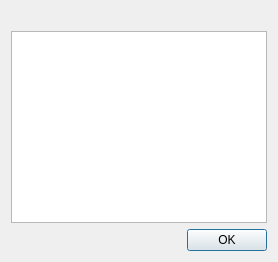
<?xml version="1.0" encoding="UTF-8"?>
<ui version="4.0">
 <class>ErrorDialogContents</class>
 <widget class="QWidget" name="ErrorDialogContents">
  <layout class="QVBoxLayout" name="verticalLayout">
   <item>
    <widget class="QLabel" name="messageLabel">
     <property name="wordWrap">
      <bool>true</bool>
     </property>
     <property name="text">
      <string/>
     </property>
    </widget>
   </item>
   <item>
    <widget class="QTextEdit" name="errorDetailsTextEdit">
     <property name="readOnly">
      <bool>true</bool>
     </property>
     <property name="font">
      <font>
       <family>Courier</family>
      </font>
     </property>
    </widget>
   </item>
   <item>
    <widget class="QDialogButtonBox" name="buttonBox">
     <property name="standardButtons">
      <set>QDialogButtonBox::Ok</set>
     </property>
    </widget>
   </item>
  </layout>
 </widget>
 <resources/>
 <connections/>
</ui>
